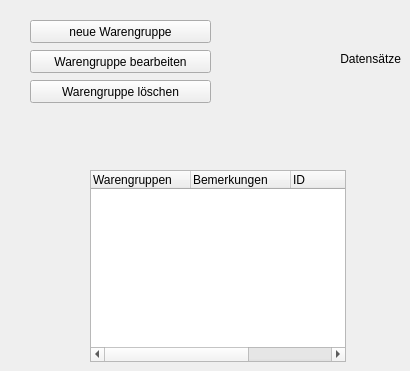
    <widget class="QWidget" name="tabWaregroup">
     <attribute name="title">
      <string>Warengruppen</string>
     </attribute>
     <widget class="QTreeWidget" name="treeWidgetWaregroup">
      <property name="geometry">
       <rect>
        <x>90</x>
        <y>170</y>
        <width>256</width>
        <height>192</height>
       </rect>
      </property>
      <property name="showDropIndicator" stdset="0">
       <bool>true</bool>
      </property>
      <property name="dragEnabled">
       <bool>false</bool>
      </property>
      <property name="dragDropMode">
       <enum>QAbstractItemView::NoDragDrop</enum>
      </property>
      <property name="alternatingRowColors">
       <bool>false</bool>
      </property>
      <property name="selectionBehavior">
       <enum>QAbstractItemView::SelectRows</enum>
      </property>
      <property name="sortingEnabled">
       <bool>false</bool>
      </property>
      <property name="wordWrap">
       <bool>false</bool>
      </property>
      <column>
       <property name="text">
        <string>Warengruppen</string>
       </property>
       <property name="font">
        <font>
         <weight>50</weight>
         <bold>false</bold>
        </font>
       </property>
      </column>
      <column>
       <property name="text">
        <string>Bemerkungen</string>
       </property>
       <property name="font">
        <font>
         <weight>50</weight>
         <bold>false</bold>
        </font>
       </property>
      </column>
      <column>
       <property name="text">
        <string>ID</string>
       </property>
      </column>
      <column>
       <property name="text">
        <string>Parent ID</string>
       </property>
      </column>
     </widget>
     <widget class="QPushButton" name="pushButtonWgNew">
      <property name="geometry">
       <rect>
        <x>30</x>
        <y>20</y>
        <width>181</width>
        <height>23</height>
       </rect>
      </property>
      <property name="text">
       <string>neue Warengruppe</string>
      </property>
     </widget>
     <widget class="QPushButton" name="pushButtonWgDelete">
      <property name="geometry">
       <rect>
        <x>30</x>
        <y>80</y>
        <width>181</width>
        <height>23</height>
       </rect>
      </property>
      <property name="text">
       <string>Warengruppe löschen</string>
      </property>
     </widget>
     <widget class="QPushButton" name="pushButtonWgEdit">
      <property name="geometry">
       <rect>
        <x>30</x>
        <y>50</y>
        <width>181</width>
        <height>23</height>
       </rect>
      </property>
      <property name="text">
       <string>Warengruppe bearbeiten</string>
      </property>
     </widget>
     <widget class="QLabel" name="labelCountWaregroup">
      <property name="geometry">
       <rect>
        <x>270</x>
        <y>50</y>
        <width>131</width>
        <height>18</height>
       </rect>
      </property>
      <property name="text">
       <string>Datensätze</string>
      </property>
      <property name="alignment">
       <set>Qt::AlignRight|Qt::AlignTrailing|Qt::AlignVCenter</set>
      </property>
     </widget>
    </widget>
